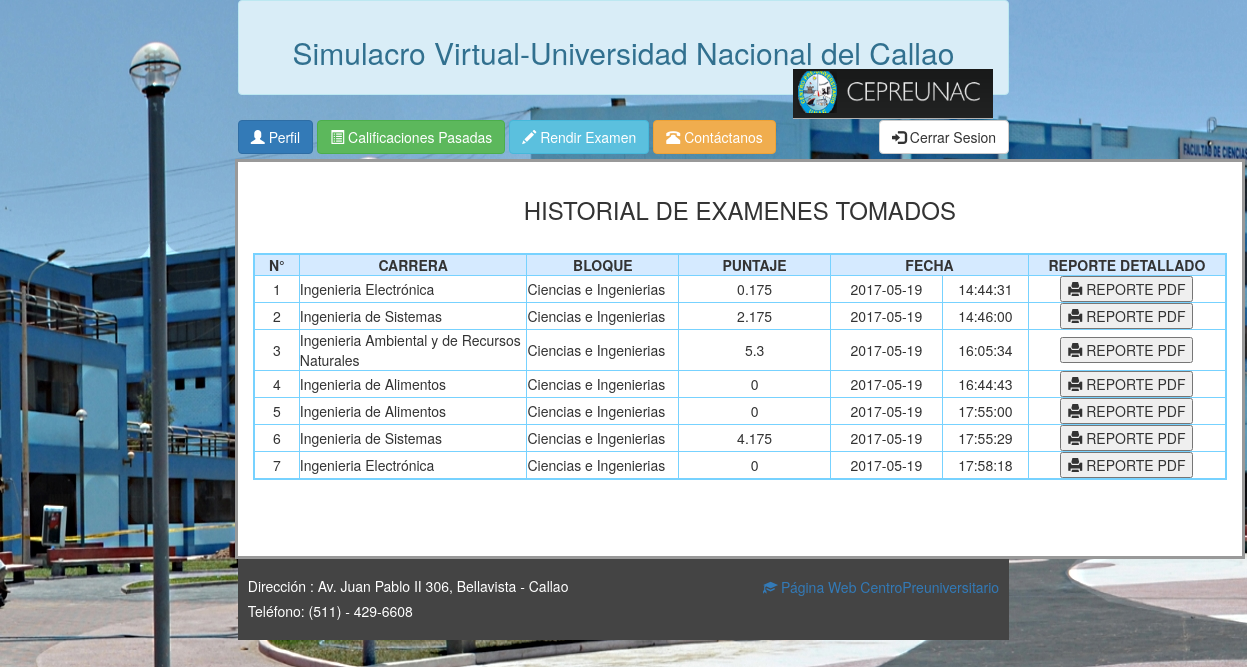
The page /calificaciones.php (signed in) on the database its author committed.
### tables this page shows
CREATE TABLE `alumno_examen` (
  `id` int(5) NOT NULL,
  `alumno_id` int(11) NOT NULL,
  `examen_id` int(2) NOT NULL,
  `nota_final` float NOT NULL,
  `correctas` int(3) NOT NULL,
  `incorrectas` int(3) NOT NULL,
  `blanco` int(3) NOT NULL,
  `fecha` datetime NOT NULL
);

CREATE TABLE `carrera` (
  `codigo` int(2) NOT NULL,
  `nombre` varchar(60) NOT NULL,
  `bloque_id` int(11) NOT NULL
);

CREATE TABLE `bloque` (
  `id` int(2) NOT NULL,
  `nombre` varchar(30) NOT NULL
);

### bd/Database.php (called while the page is built, shortened)
 <?php
 class Database{
 	public $db;
 	protected	$prep;
 	function __construct ( $dbhost, $dbuser, $dbpass, $dbname){
 		$this->db= new mysqli($dbhost, $dbuser, $dbpass, $dbname);
        $this->db->set_charset(DB_CHARSET);
 	}
 	public function preparar ($consulta){
 		$this->consulta= $consulta;
 		$this->prep= $this->db->prepare($this->consulta);
 		if(!$this->prep){
 			return  false;
 		}
 		else{
 			return true;
 		}
 	}
 	public function ejecutar (){
 		$this->prep->execute();
 	}
 	public function resultado(){
 		return $this->prep->fetch();
 	}
}
?>

### calificaciones.php (the view, shortened to what this page needs)
<?php include 'inc/header.php';
 	    include 'inc/header2.php';
		$dni=$_SESSION['dni'];
?>
<div id="main">
	<h3 align="center"> HISTORIAL DE EXAMENES TOMADOS</h3>
	<table width="100%" border="2" align="center" cellpadding="0" cellspacing="1" bordercolor="#77D2FF" class="cuerpo">
	<tr bgcolor="#D5EAFF">
		<td bgcolor="#D5EAFF" align="middle" width="3%"><strong>N°</strong></td>
		<td bgcolor="#D5EAFF" align="middle" width="15%"><strong>CARRERA</strong></td>
		<td bgcolor="#D5EAFF" align="middle" width="10%"><strong>BLOQUE</strong></td>
		<td bgcolor="#D5EAFF" align="middle" width="10%"><strong>PUNTAJE</strong></td>
		<td colspan="2" bgcolor="#D5EAFF" align="middle" width="13%"><strong>FECHA</strong></td>
		<td bgcolor="#D5EAFF" align="middle" width="13%"><strong>REPORTE DETALLADO </strong></td>
		<br>
	<?php
		$conex2= new Database(DB_HOST,DB_USER,DB_PASS,DB_NAME);
		$conex2->preparar("SELECT a1.nota_final, a1.fecha, c.nombre,b.nombre, a1.id from alumno_examen a1, alumno a, examen e, carrera c, bloque b where a.dni=$dni and a.id=a1.alumno_id and a1.examen_id=e.id and e.carrera_id=c.codigo and c.bloque_id=b.id ");
		$conex2->ejecutar();
		$conex2->prep()->bind_result($nota,$fecha, $carrera,$bloque,$id_ext);
		$n=1;
	  while($conex2->resultado()){
	  		$fecha2=explode(" ",$fecha);
	  		echo "<tr>
	  				<form action='reporte.php' method='POST' name='formu".$n."'>
					<td align='middle'>$n</td>
					<td align='left'>$carrera </td>
					<td align='left'>$bloque </td>
					<td align='middle'>$nota</td>
					<td align='middle'>$fecha2[0]</td>
					<td align='middle'>$fecha2[1]</td>
					<input type='text' name='id_ext' value='$id_ext' hidden >
					<input type='text' name='carrera' value='$carrera' hidden >
					<input type='text' name='bloque' value='$bloque' hidden >
					<td align='middle'><button type='submit'> <span class='glyphicon glyphicon-print'></span> REPORTE PDF</button></td>
					</form>
			<tr>";
			$n++;
	  }
	?>
</table>
</div>
 <?php include 'inc/footer.php';

### inc/header.php (shortened to what this page needs)
<?php 	require 'bd/conexion.php';
	require 'bd/Database.php'; ?>
<!doctype html>
<html>
<head>
	 <link rel="stylesheet" type="text/css" href="alertas/dist/sweetalert.css">
	<link href="css/bootstrap.min.css" rel="stylesheet">
	<link rel="stylesheet" href="css/flipclock.css" />
	<link rel="stylesheet" href="css/mis-estilos.css" />
     <link rel="stylesheet" href="css/style.css">
</head>
<body background="img/fondo.jpg">
<div class="col-md-8 col-md-offset-2">
	<div class="container-fluid">
			<div class="row">
				    <div class="col-md-12">
				    	 <div align="center" class="alert alert-info">
                         <h2 class="text-info">Simulacro Virtual-Universidad Nacional del Callao <img class="pull-right" src="img/logo.png" width="200" height="50" > </h2>
						</div>
			  	   </div>
     		</div>
      </div>
      <div class="container-fluid">
      	<div class="col-md-6">
	  </div>
</div>

### inc/header2.php
<div class="container-fluid">
      	<div class="col-md-12">
			<div class="row">
				<a type="button" href="perfil.php" class="btn btn-primary"><span class="glyphicon glyphicon-user"></span> Perfil</a>
				<a type="button" href="calificaciones.php" class="btn btn-success"> <span class="glyphicon glyphicon-list-alt"></span> Calificaciones Pasadas</a>
				<a type="button" href="examen.php" class="btn btn-info"><span class="glyphicon glyphicon-pencil"></span> Rendir Examen</a>
				<a type="button" href="consulta.php" class="btn btn-warning"><span class="glyphicon glyphicon-phone-alt"></span> Contáctanos</a>
				<a type="button" href="logout.php" class="btn btn-default pull-right"><span class="glyphicon glyphicon-log-in"></span> Cerrar Sesion</a>
	   		</div>
	  </div>
</div>

### inc/footer.php (shortened to what this page needs)
 <div class="col-md-12">
	<div style="background:#444;color:#fff;padding:10px;">
	<h5> Dirección : Av. Juan Pablo II 306, Bellavista - Callao
	 <a class="pull-right" href="http://cepre.unac.edu.pe/">
	<span class="glyphicon glyphicon-education"></span> Página Web CentroPreuniversitario</a> </h5>
	<h5> Teléfono: (511) - 429-6608 </h5>
	</div>
</div>
</div>
</body>
</html>

### css/mis-estilos.css (style rules this page uses)
body { margin: 0; padding: 0; }
#main { background: #fff none repeat scroll 0 0; border: 3px solid #999; margin-top: 5px; min-height: 400px; padding: 15px; margin-left: 12px; width: 1010px;" }

### css/style.css (style rules this page uses)
b, strong { font-weight:bold; }
a { text-decoration: none; }
.clearfix:after, form:after { content: "."; display: block; height: 0; clear: both; visibility: hidden; }

### rows shown on the page
alumno_examen: carrera.nombre "Ingenieria Electrónica", bloque.nombre "Ciencias e Ingenierias", nota_final "0.175", fecha "2017-05-19", fecha "14:44:31"
alumno_examen: carrera.nombre "Ingenieria de Sistemas", bloque.nombre "Ciencias e Ingenierias", nota_final "2.175", fecha "2017-05-19", fecha "14:46:00"
alumno_examen: carrera.nombre "Ingenieria Ambiental y de Recursos Naturales", bloque.nombre "Ciencias e Ingenierias", nota_final "5.3", fecha "2017-05-19", fecha "16:05:34"
alumno_examen: carrera.nombre "Ingenieria de Alimentos", bloque.nombre "Ciencias e Ingenierias", nota_final "0", fecha "2017-05-19", fecha "16:44:43"
alumno_examen: carrera.nombre "Ingenieria de Alimentos", bloque.nombre "Ciencias e Ingenierias", nota_final "0", fecha "2017-05-19", fecha "17:55:00"
alumno_examen: carrera.nombre "Ingenieria de Sistemas", bloque.nombre "Ciencias e Ingenierias", nota_final "4.175", fecha "2017-05-19", fecha "17:55:29"
alumno_examen: carrera.nombre "Ingenieria Electrónica", bloque.nombre "Ciencias e Ingenierias", nota_final "0", fecha "2017-05-19", fecha "17:58:18"
